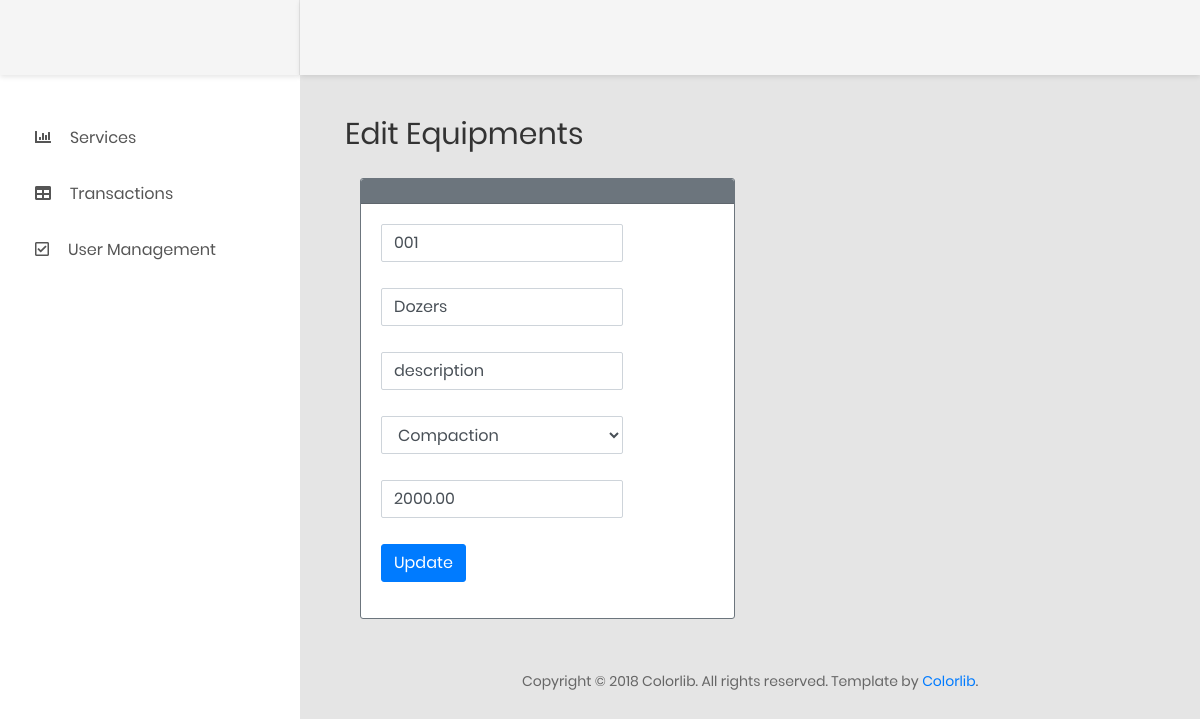
The app's page /edit-equipment.php?edit_id=1 with its own data.
### tables this page shows
CREATE TABLE `equipment` (
  `equipment_id` int(11) NOT NULL,
  `equipment_code` varchar(255) NOT NULL,
  `equipment_name` varchar(45) NOT NULL,
  `equipment_desc` varchar(45) NOT NULL,
  `equipment_pic` varchar(200) NOT NULL,
  `equipment_price` decimal(6,2) NOT NULL,
  `category` varchar(45) NOT NULL,
  `added_date` datetime NOT NULL DEFAULT CURRENT_TIMESTAMP ON UPDATE CURRENT_TIMESTAMP
);

### edit-equipment.php (the view, shortened to what this page needs)
<?php
     include 'config.php';
if (isset($_GET['edit_id'])) {
  $sql = "SELECT * FROM equipment where equipment_id =" .$_GET['edit_id'];
  $result = mysqli_query($con, $sql);
  $row = mysqli_fetch_array($result);
}
?>
<!DOCTYPE html>
<html lang="en">
<head>
    <link href="css/font-face.css" rel="stylesheet" media="all">
    <link href="vendor/font-awesome-4.7/css/font-awesome.min.css" rel="stylesheet" media="all">
    <link href="vendor/font-awesome-5/css/fontawesome-all.min.css" rel="stylesheet" media="all">
    <link href="vendor/mdi-font/css/material-design-iconic-font.min.css" rel="stylesheet" media="all">
    <link href="vendor/bootstrap-4.1/bootstrap.min.css" rel="stylesheet" media="all">
    <link href="vendor/animsition/animsition.min.css" rel="stylesheet" media="all">
    <link href="vendor/bootstrap-progressbar/bootstrap-progressbar-3.3.4.min.css" rel="stylesheet" media="all">
    <link href="vendor/wow/animate.css" rel="stylesheet" media="all">
    <link href="vendor/css-hamburgers/hamburgers.min.css" rel="stylesheet" media="all">
    <link href="vendor/slick/slick.css" rel="stylesheet" media="all">
    <link href="vendor/select2/select2.min.css" rel="stylesheet" media="all">
    <link href="vendor/perfect-scrollbar/perfect-scrollbar.css" rel="stylesheet" media="all">
    <link href="css/theme.css" rel="stylesheet" media="all">
</head>
<body class="animsition">
    <div class="page-wrapper">
   <aside class="menu-sidebar d-none d-lg-block">
    <div class="logo">
    </div>
    <div class="menu-sidebar__content js-scrollbar1">
        <nav class="navbar-sidebar">
            <ul class="list-unstyled navbar__list">
                <li>
                    <a class="js-arrow" href="#">
                        <i class="fas fa-chart-bar"></i>Services</a>
                </li>
                <li>
                <a class="js-arrow" href="#">
                        <i class="fas fa-table"></i>Transactions</a>
                    </li>
                    <li>
                    <a class="js-arrow" href="#">
                            <i class="far fa-check-square"></i>User Management</a>
                        </ul>
                    </nav>
                </div>
            </aside>
        <div class="page-container">
            <header class="header-desktop">
            </header>
            <div class="main-content">
                <div class="section__content section__content--p30">
                    <div class="container-fluid">
                        <div class="row">
                            <div class="col-md-12">
                                <div class="overview-wrap">
                                <div class="table-responsive table-responsive-data2">
                                     <h2 class="title-1 m-b-24">Edit Equipments</h2>
                 <br>
                                        <div class="col-lg-6">
                                            <div class="card border border-secondary">
                                                <div class="card-header bg-secondary">
                                               </div>
                                               <div class="card-body">
                                                   <form method="post">
                                                     <div class="row form-group">
                                                       <div class="col-9">
                                                         <input type="text" class="form-control" name="icode" value="<?php echo $row['equipment_code']; ?>">
                                                          <br>
                                                          <input type="text" class="form-control" name="ename" value="<?php echo $row['equipment_name']; ?>">
                                                          <br>
                                                          <input type="text" class="form-control" name="desc" value="<?php echo $row['equipment_desc']; ?>">
                                                          <br>
                                                          <select name="category" class="form-control" name="category"  data-parsley-required="true">
                                                            <option value="<?php echo $row['category']; ?>"><?php echo $row['category']; ?></option>
                                                                </select>
                                                          <br>
                                                          <input type="number" class="form-control" name="price" value="<?php echo $row['equipment_price']; ?>">
                                                            <br>
                                                            <button type="submit" name="btn-update" id="btn-update" class="btn btn-primary">
                                                            Update</button>
                                                        </div>
                                                    </div>
                                                </div>
                                        </div>
                                    </div>
                                     </div>
                            </div>
                        </div>
                        </div>
                        <div class="row">
                            <div class="col-md-12">
                                <div class="copyright">
                                    <p>Copyright © 2018 Colorlib. All rights reserved. Template by <a href="https://colorlib.com">Colorlib</a>.</p>
                                </div>
                            </div>
                        </div>
                    </div>
                </div>
            </div>
                                </div>
                            </div>
</body>
</html>

### records on screen
equipment: icode "001", ename "Dozers", desc "description", category "Compaction", price "2000.00"
